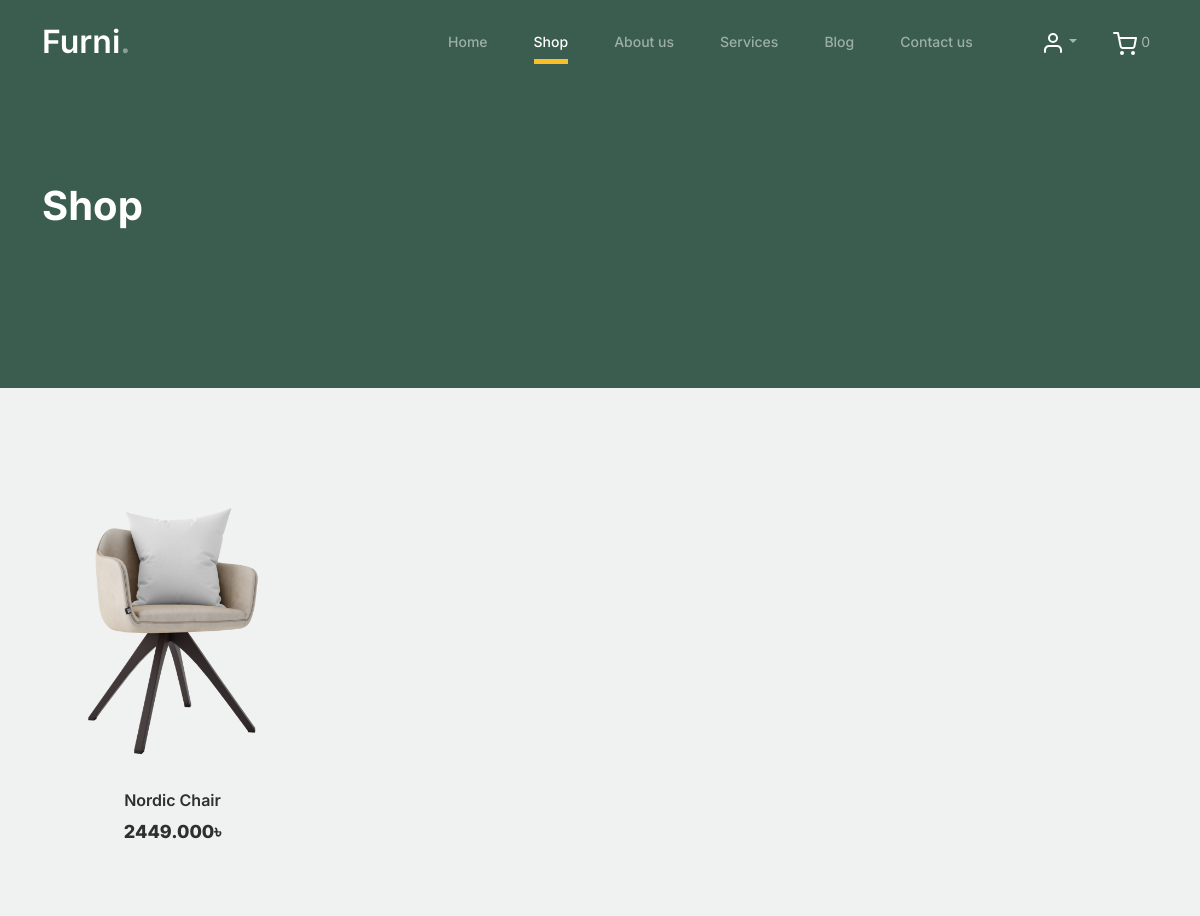
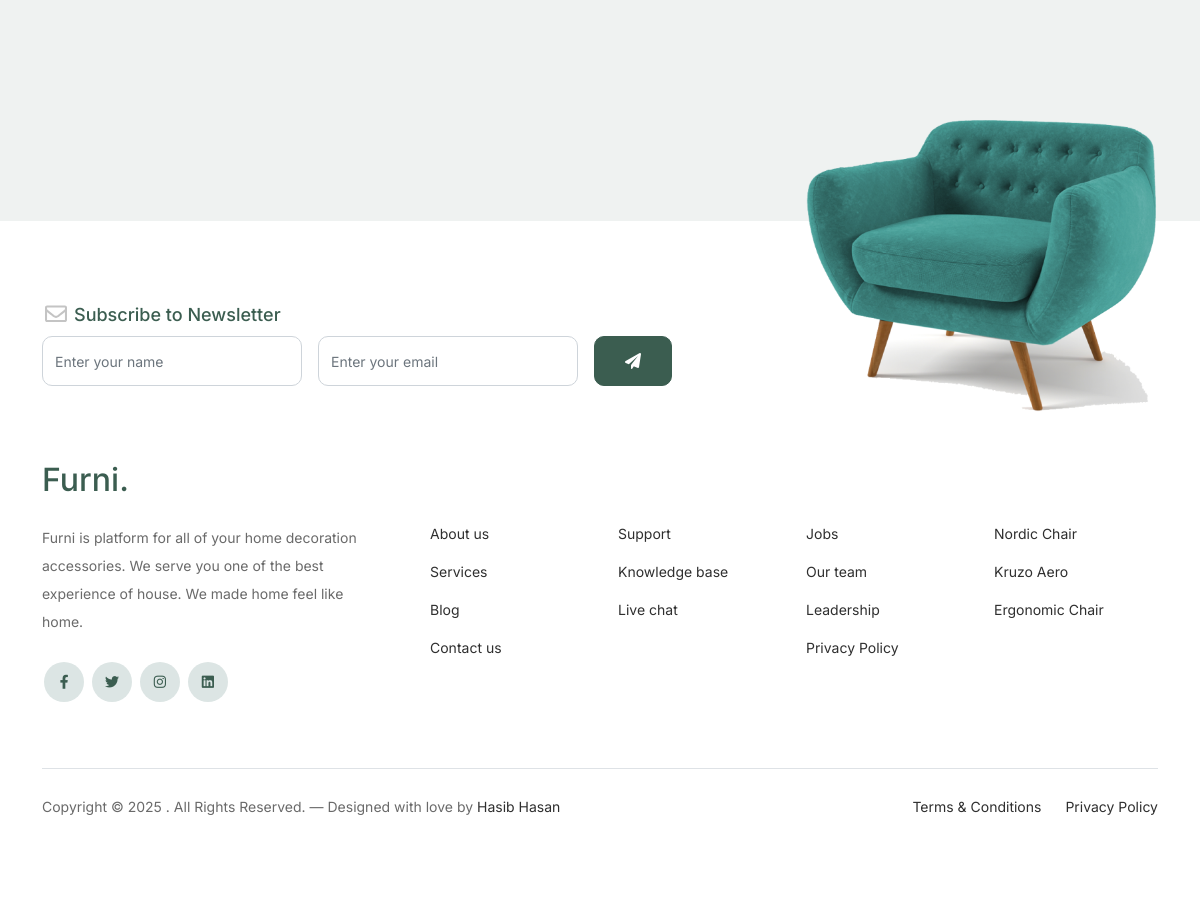
Page /shop/ on the earlier database version (2 pictures, top to bottom).
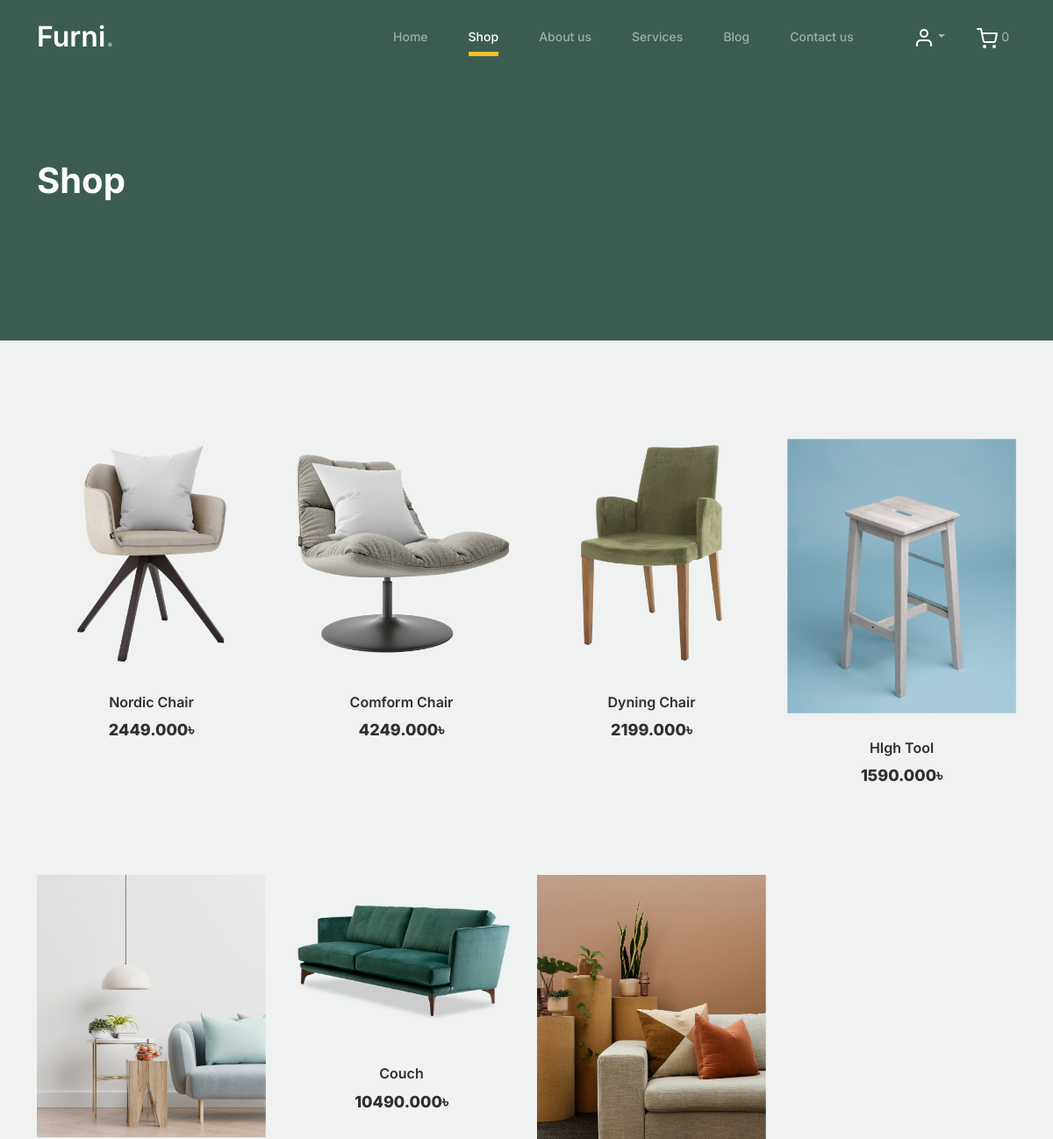
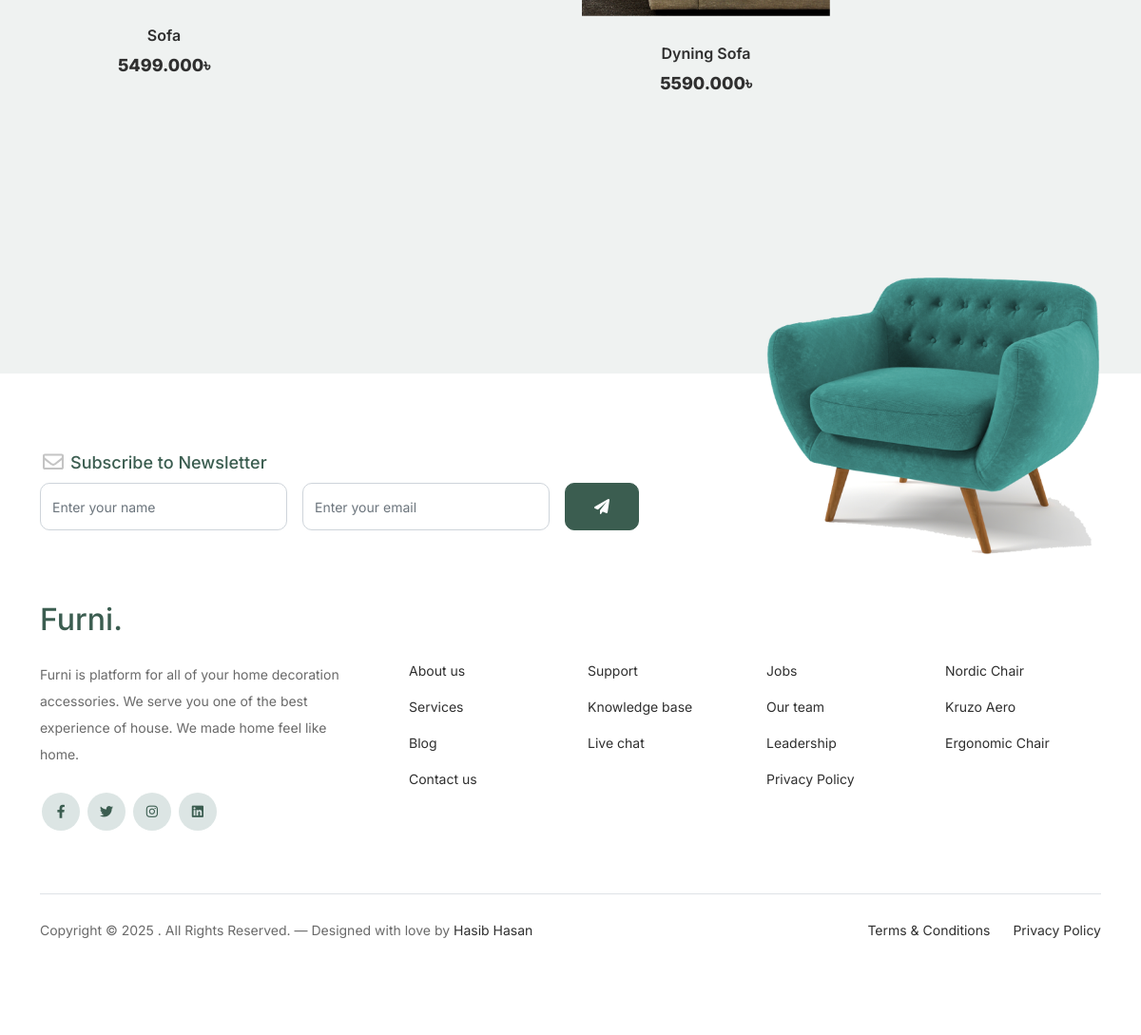
Same page on the later database version (2 pictures, top to bottom).
### Shop/models.py (models this page shows, shortened)
class Product(models.Model):
    image = models.ImageField(upload_to='Shop/media/uploads')
    title = models.CharField(max_length=50)
    price = models.DecimalField(max_digits=10, decimal_places=3)

### Shop/views.py (the view)
# urls.py: path("", views.shop, name="shop"),
def shop(request):
    data = Product.objects.all()
    return render(request, 'shop.html', {'data': data})

### Shop/templates/shop.html (shortened to what this page needs)
{% extends "base.html" %}
{% load static %}
{% block body %}
  <body>
			<div class="hero">
				<div class="container">
					<div class="row justify-content-between">
						<div class="col-lg-5">
							<div class="intro-excerpt">
								<h1>Shop</h1>
							</div>
						</div>
						<div class="col-lg-7">
						</div>
					</div>
				</div>
			</div>
		<div class="untree_co-section product-section before-footer-section">
		    <div class="container">
		      	<div class="row">
					 {% for p in data %}
					<div class="col-12 col-md-4 col-lg-3 mb-5">
						<div class="product-item">
							<img src="{{p.image.url}}" class="img-fluid product-thumbnail">
							<h3 class="product-title">{{p.title}}</h3>
							<strong class="product-price">{{p.price}}৳</strong>
						</div>
					</div>
					{% endfor %}
		      	</div>
		    </div>
		</div>
	</body>
{% endblock%}

### templates/base.html (shortened to what this page needs)
{% load static %}
<!DOCTYPE html>
<html lang="en">
  <head>
    <link href="{% static 'css/bootstrap.min.css' %}" rel="stylesheet" />
    <link href="https://cdnjs.cloudflare.com/ajax/libs/font-awesome/6.0.0-beta3/css/all.min.css" rel="stylesheet"/>
    <link href="https://cdnjs.cloudflare.com/ajax/libs/font-awesome/6.0.0/css/all.min.css" rel="stylesheet" />
    <link href="{% static 'css/tiny-slider.css' %}" rel="stylesheet" />
    <link href="{% static 'css/style.css' %}" rel="stylesheet" />
  </head>
  <body>
    <nav
      class="custom-navbar navbar navbar navbar-expand-md navbar-dark bg-dark"
      arial-label="Furni navigation bar"
    >
      <div class="container">
        <a class="navbar-brand" href="{% url "home" %}">Furni<span>.</span></a>
        <div class="collapse navbar-collapse" id="navbarsFurni">
          <ul class="custom-navbar-nav navbar-nav ms-auto mb-2 mb-md-0">
            <li class="nav-item {% if request.resolver_match.url_name == 'home' %}active{% endif %}">
              <a class="nav-link" href="{% url 'home' %}">Home</a>
            </li>
            <li class="nav-item {% if request.resolver_match.url_name == 'shop' %}active{% endif %}">
              <a class="nav-link" href="{% url 'shop' %}">Shop</a>
            </li>
            <li class="nav-item {% if request.resolver_match.url_name == 'about' %}active{% endif %}">
              <a class="nav-link" href="{% url 'about' %}">About us</a>
            </li>
            <li class="nav-item {% if request.resolver_match.url_name == 'service' %}active{% endif %}">
              <a class="nav-link" href="{% url 'service' %}">Services</a>
            </li>
            <li class="nav-item {% if request.resolver_match.url_name == 'blog' %}active{% endif %}">
              <a class="nav-link" href="{% url 'blog' %}">Blog</a>
            </li>
            <li class="nav-item {% if request.resolver_match.url_name == 'contact' %}active{% endif %}">
              <a class="nav-link" href="{% url 'contact' %}">Contact us</a>
            </li>
          </ul>
          <ul class="custom-navbar-cta navbar-nav mb-2 mb-md-0 ms-5">
            <li class="nav-item">
              <div class="dropdown">
                <a class="nav-link dropdown-toggle" href="#" role="button" data-bs-toggle="dropdown" aria-expanded="false">
                  <img src="{% static "images/user.svg" %}" />
                </a>
              </div>
            </li>
            <li>
              <a class="nav-link" href="{% url "cart" %}">
				<img src="{% static "images/cart.svg" %}" />
				{% if user.is_authenticated %}
				{% with cart=user.cart %}
					<span class="cart-count" id="cart-count">{{ cart.items.count }}</span>
				{% endwith %}
				{% else %}
				{% with session_cart=request.session.cart %}
					{% if session_cart %}
					<span class="cart-count" id="cart-count">{{ session_cart|length }}</span>
					{% else %}
					<span class="cart-count" id="cart-count">0</span>
					{% endif %}
				{% endwith %}
				{% endif %}
			</a>
            </li>
          </ul>
        </div>
      </div>
    </nav>
    {% block body %}
    {% endblock %}
    <footer class="footer-section">
      <div class="container relative">
        <div class="sofa-img">
          <img
            src="{% static 'images/sofa.png' %}"
            alt="Image"
            class="img-fluid"
          />
        </div>
        <div class="row">
          <div class="col-lg-8">
            <div class="subscription-form">
              <h3 class="d-flex align-items-center">
                <span class="me-1"
                  ><img
                    src="{% static 'images/envelope-outline.svg' %}"
                    alt="Image"
                    class="img-fluid" /></span
                ><span>Subscribe to Newsletter</span>
              </h3>
              <form action="#" class="row g-3">
                <div class="col-auto">
                  <input
                    type="text"
                    class="form-control"
                    placeholder="Enter your name"
                  />
                </div>
                <div class="col-auto">
                  <input
                    type="email"
                    class="form-control"
                    placeholder="Enter your email"
                  />
                </div>
                <div class="col-auto">
                  <button class="btn btn-primary">
                    <span class="fa fa-paper-plane"></span>
                  </button>
                </div>
              </form>
            </div>
          </div>
        </div>
        <div class="row g-5 mb-5">
          <div class="col-lg-4">
            <div class="mb-4 footer-logo-wrap">
              <a href="#" class="footer-logo">Furni<span>.</span></a>
            </div>
            <p class="mb-4">
              Furni is platform for all of your home decoration accessories. We serve you one of the best experience of house. We made home feel like home.
            </p>
            <ul class="list-unstyled custom-social">
              <li>
                <a href="#"><span class="fa fa-brands fa-facebook-f"></span></a>
              </li>
              <li>
                <a href="#"><span class="fa fa-brands fa-twitter"></span></a>
              </li>
              <li>
                <a href="#"><span class="fa fa-brands fa-instagram"></span></a>
              </li>
              <li>
                <a href="#"><span class="fa fa-brands fa-linkedin"></span></a>
              </li>
            </ul>
          </div>
          <div class="col-lg-8">
            <div class="row links-wrap">
              <div class="col-6 col-sm-6 col-md-3">
                <ul class="list-unstyled">
                  <li><a href="{% url "about" %}">About us</a></li>
                  <li><a href="{% url "service" %}">Services</a></li>
                  <li><a href="{% url "blog" %}">Blog</a></li>
                  <li><a href="{% url "contact" %}">Contact us</a></li>
                </ul>
              </div>
              <div class="col-6 col-sm-6 col-md-3">
                <ul class="list-unstyled">
                  <li><a href="#">Support</a></li>
                  <li><a href="#">Knowledge base</a></li>
                  <li><a href="#">Live chat</a></li>
                </ul>
              </div>
              <div class="col-6 col-sm-6 col-md-3">
                <ul class="list-unstyled">
                  <li><a href="#">Jobs</a></li>
                  <li><a href="#">Our team</a></li>
                  <li><a href="#">Leadership</a></li>
                  <li><a href="#">Privacy Policy</a></li>
                </ul>
              </div>
              <div class="col-6 col-sm-6 col-md-3">
                <ul class="list-unstyled">
                  <li><a href="#">Nordic Chair</a></li>
                  <li><a href="#">Kruzo Aero</a></li>
                  <li><a href="#">Ergonomic Chair</a></li>
                </ul>
              </div>
            </div>
          </div>
        </div>
        <div class="border-top copyright">
          <div class="row pt-4">
            <div class="col-lg-6">
              <p class="mb-2 text-center text-lg-start">
                Copyright &copy;
                . All Rights Reserved. &mdash; Designed with love by
                <a href="https://www.linkedin.com/in/hasiblnkd/">Hasib Hasan</a>
              </p>
            </div>
            <div class="col-lg-6 text-center text-lg-end">
              <ul class="list-unstyled d-inline-flex ms-auto">
                <li class="me-4"><a href="#">Terms &amp; Conditions</a></li>
                <li><a href="#">Privacy Policy</a></li>
              </ul>
            </div>
          </div>
        </div>
      </div>
    </footer>
</body>

Differences in the rows shown:
added Product: image (picture), title "Comform Chair", price "4249.000"
added Product: image (picture), title "Dyning Chair", price "2199.000"
added Product: image (picture), title "HIgh Tool", price "1590.000"
added Product: image (picture), title "Sofa", price "5499.000"
added Product: image (picture), title "Couch", price "10490.000"
added Product: image (picture), title "Dyning Sofa", price "5590.000"
